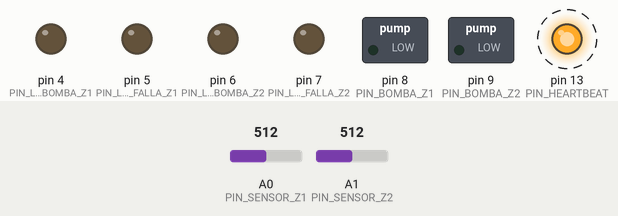
A sketch run on a simulated Arduino Uno, built with avr-gcc and run on an emulated ATmega328P. Parts: switched loads named in the sketch (green lamp = pin HIGH), output pins drawn as LEDs (lit = HIGH). Dashed ring = blinking. The test bench sets the inputs (shaded band); at power-on: A0 (PIN_SENSOR_Z1) = 512, A1 (PIN_SENSOR_Z2) = 512. What the sketch prints to the serial monitor is not drawn.

Above: at 1.2 s.
1.3 s: A0 (PIN_SENSOR_Z1) set to 1001
4.3 s: A0 (PIN_SENSOR_Z1) set to 1016
At 5.7 s:
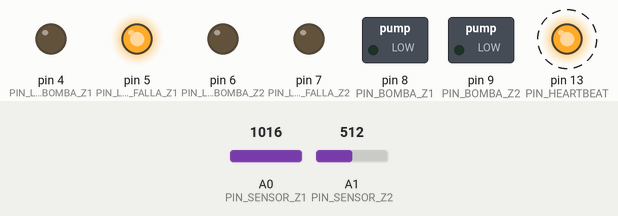
7.3 s: A1 (PIN_SENSOR_Z2) set to 1005
10.3 s: A1 (PIN_SENSOR_Z2) set to 1016
At 13.2 s:
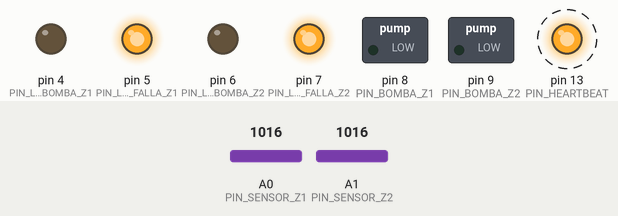
13.3 s: A0 (PIN_SENSOR_Z1) set to 85
At 15.4 s:
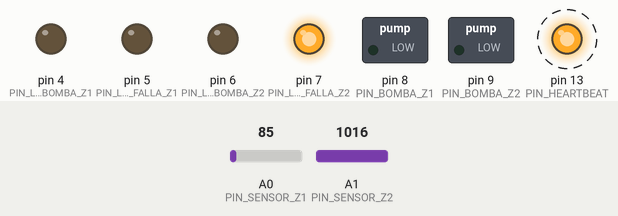
16.3 s: A0 (PIN_SENSOR_Z1) set to 1023
At 18.8 s:
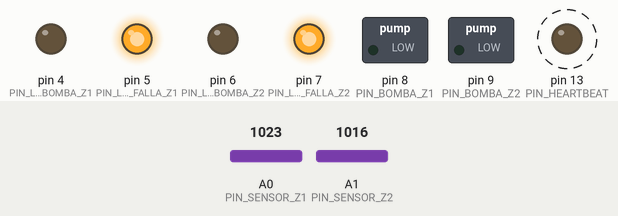
Timing chart, 0 to 20.3 s (numbered marks = the images above; inputs shaded):
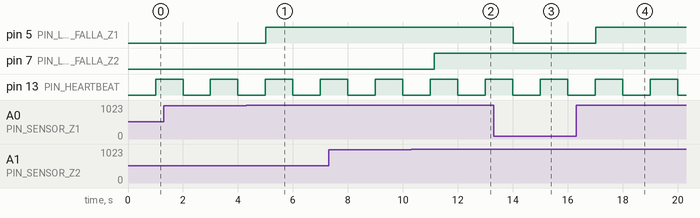

The sketch:

agroriego_dual_zone.ino
```cpp
/*
 * AgroRiego - Proyecto Arquitectura y Organizacion de Computadores
 * Control de riego para 2 zonas independientes con Arduino Uno
 */

// Pines de conexion
const int PIN_SENSOR_Z1 = A0;
const int PIN_SENSOR_Z2 = A1;

const int PIN_BOMBA_Z1 = 8;
const int PIN_BOMBA_Z2 = 9;

const int PIN_LED_BOMBA_Z1 = 4;
const int PIN_LED_FALLA_Z1 = 5;
const int PIN_LED_BOMBA_Z2 = 6;
const int PIN_LED_FALLA_Z2 = 7;
const int PIN_HEARTBEAT = 13;

// Constantes de seguridad y calibracion del sensor
const int SENSOR_DESCONECTADO = 1015; // si pasa de esto el sensor esta en circuito abierto
const unsigned long INTERVALO_LECTURA = 1000;  // cada 1 seg
const unsigned long TIEMPO_COOLDOWN = 2000;    // espera minima entre riegos (2s para pruebas)
const unsigned long TIEMPO_MAX_RIEGO = 90000;  // maximo 90s continuos de bomba

// Modos de trabajo
const int MODO_AUTO = 0;
const int MODO_AI = 1;      // por defecto controlado desde la IA
const int MODO_MONITOR = 2;

// Estructura para agrupar los datos de cada zona
struct Zona {
  char id[8];
  int pinSensor;
  int pinBomba;
  int pinLedBomba;
  int pinLedFalla;

  float umbralBajo;
  float umbralAlto;

  int valorRaw;
  float humedad;
  bool bombaPrendida;
  bool errorSensor;
  bool corteSeguridad;
  int modo;
  bool ordenBombaManual;

  unsigned long inicioRiego;
  unsigned long finRiego;
  unsigned long tiempoRiegoActual;
};

// Inicializamos las dos zonas (valores por defecto)
Zona zonas[2] = {
  {"zone_01", PIN_SENSOR_Z1, PIN_BOMBA_Z1, PIN_LED_BOMBA_Z1, PIN_LED_FALLA_Z1, 24.2, 27.7, 0, 0.0, false, false, false, MODO_AI, false, 0, 0, 0},
  {"zone_02", PIN_SENSOR_Z2, PIN_BOMBA_Z2, PIN_LED_BOMBA_Z2, PIN_LED_FALLA_Z2, 24.9, 27.4, 0, 0.0, false, false, false, MODO_AI, false, 0, 0, 0}
};

unsigned long tiempoUltimaLectura = 0;
unsigned long tiempoUltimoCaracter = 0;
String bufferSerial = "";

// Conversion del ADC a porcentaje aproximado de humedad
float calcularHumedad(int raw) {
  int valor = constrain(raw, 0, 850);
  float porcentaje = 5.0 + ((float)valor / 800.0) * 40.0;
  return constrain(porcentaje, 0.0, 100.0);
}

// Promedio de 5 lecturas para que no baile tanto el valor
int leerSensorPromedio(int pin) {
  long suma = 0;
  for (int i = 0; i < 5; i++) {
    suma += analogRead(pin);
    delay(2);
  }
  return suma / 5;
}

// Actualiza los pines fisicos (reles/transistores y leds)
void actualizarSalidas(int i) {
  // si hay algun error la bomba no puede estar encendida
  if (zonas[i].errorSensor || zonas[i].corteSeguridad) {
    zonas[i].bombaPrendida = false;
  }
  digitalWrite(zonas[i].pinBomba, zonas[i].bombaPrendida ? HIGH : LOW);
  digitalWrite(zonas[i].pinLedBomba, zonas[i].bombaPrendida ? HIGH : LOW);
  digitalWrite(zonas[i].pinLedFalla, (zonas[i].errorSensor || zonas[i].corteSeguridad) ? HIGH : LOW);
}

// Logica de control de cada zona
void revisarZona(int i, unsigned long ahora) {
  zonas[i].valorRaw = leerSensorPromedio(zonas[i].pinSensor);

  // 1. Ver si el sensor esta fallando o desconectado
  if (zonas[i].valorRaw > SENSOR_DESCONECTADO) {
    zonas[i].errorSensor = true;
    zonas[i].humedad = -1.0;
    zonas[i].ordenBombaManual = false;
    if (zonas[i].bombaPrendida) {
      zonas[i].bombaPrendida = false;
      zonas[i].finRiego = ahora;
      zonas[i].tiempoRiegoActual = 0;
    }
    actualizarSalidas(i);
    return;
  } else {
    zonas[i].errorSensor = false;
  }

  zonas[i].humedad = calcularHumedad(zonas[i].valorRaw);

  // Si la humedad ya subio al nivel optimo, quitamos la alerta de seguridad
  if (zonas[i].corteSeguridad && (zonas[i].humedad >= zonas[i].umbralAlto)) {
    zonas[i].corteSeguridad = false;
  }

  // 2. Proteccion por tiempo maximo de bomba encendida
  if (zonas[i].bombaPrendida) {
    zonas[i].tiempoRiegoActual = ahora - zonas[i].inicioRiego;
    if (zonas[i].tiempoRiegoActual >= TIEMPO_MAX_RIEGO) {
      zonas[i].bombaPrendida = false;
      zonas[i].corteSeguridad = true;
      zonas[i].ordenBombaManual = false;
      zonas[i].finRiego = ahora;
      zonas[i].tiempoRiegoActual = 0;
      actualizarSalidas(i);
      return;
    }
  } else {
    zonas[i].tiempoRiegoActual = 0;
  }

  // 3. Control segun el modo seleccionado
  bool descansoOk = (zonas[i].finRiego == 0) || ((ahora - zonas[i].finRiego) >= TIEMPO_COOLDOWN);

  if (zonas[i].modo == MODO_MONITOR) {
    zonas[i].ordenBombaManual = false;
    if (zonas[i].bombaPrendida) {
      zonas[i].bombaPrendida = false;
      zonas[i].finRiego = ahora;
    }
  }
  else if (zonas[i].modo == MODO_AI) {
    // Modo IA: la bomba solo se mueve si la IA manda el comando
    if (zonas[i].ordenBombaManual && !zonas[i].bombaPrendida && descansoOk && !zonas[i].corteSeguridad) {
      zonas[i].bombaPrendida = true;
      zonas[i].inicioRiego = ahora;
    } else if (!zonas[i].ordenBombaManual && zonas[i].bombaPrendida) {
      zonas[i].bombaPrendida = false;
      zonas[i].finRiego = ahora;
    }
  }
  else {
    // Modo AUTO: control local con umbrales por histeresis
    if (!zonas[i].bombaPrendida && descansoOk && !zonas[i].corteSeguridad && (zonas[i].humedad < zonas[i].umbralBajo)) {
      zonas[i].bombaPrendida = true;
      zonas[i].inicioRiego = ahora;
    } else if (zonas[i].bombaPrendida && (zonas[i].humedad >= zonas[i].umbralAlto)) {
      zonas[i].bombaPrendida = false;
      zonas[i].finRiego = ahora;
    }
  }

  actualizarSalidas(i);
}

// Imprime por serial el JSON que espera el backend de Python
void enviarTelemetria(int i, unsigned long ahora) {
  bool descansoActivo = (!zonas[i].bombaPrendida && zonas[i].finRiego > 0 && (ahora - zonas[i].finRiego) < TIEMPO_COOLDOWN);

  String nombreModo = "AI";
  if (zonas[i].modo == MODO_AUTO) nombreModo = "AUTO";
  else if (zonas[i].modo == MODO_MONITOR) nombreModo = "MONITOR";

  Serial.print("{\"timestamp_ms\":");
  Serial.print(ahora);
  Serial.print(",\"zone\":\"");
  Serial.print(zonas[i].id);
  Serial.print("\",\"raw\":");
  Serial.print(zonas[i].valorRaw);
  Serial.print(",\"moisture_pct\":");
  Serial.print(zonas[i].humedad, 2);
  Serial.print(",\"pump\":");
  Serial.print(zonas[i].bombaPrendida ? "true" : "false");
  Serial.print(",\"fault\":");
  Serial.print(zonas[i].errorSensor ? "true" : "false");
  Serial.print(",\"safety_cutoff\":");
  Serial.print(zonas[i].corteSeguridad ? "true" : "false");
  Serial.print(",\"cooldown_active\":");
  Serial.print(descansoActivo ? "true" : "false");
  Serial.print(",\"runtime_ms\":");
  Serial.print(zonas[i].tiempoRiegoActual);
  Serial.print(",\"mode\":\"");
  Serial.print(nombreModo);
  Serial.println("\"}");
}

// Interpreta los comandos enviados por la app / backend
void procesarComando(String cmd) {
  cmd.trim();
  if (cmd.length() < 4) return;

  int idx = -1;
  if (cmd.startsWith("Z1:")) idx = 0;
  else if (cmd.startsWith("Z2:")) idx = 1;
  else return;

  String accion = cmd.substring(3);

  if (accion == "PUMP=1") {
    zonas[idx].modo = MODO_AI;
    zonas[idx].ordenBombaManual = true;
  } else if (accion == "PUMP=0") {
    zonas[idx].modo = MODO_AI;
    zonas[idx].ordenBombaManual = false;
  } else if (accion == "MODE=AI") {
    zonas[idx].modo = MODO_AI;
  } else if (accion == "MODE=AUTO" || accion == "AUTO") {
    zonas[idx].modo = MODO_AUTO;
    zonas[idx].ordenBombaManual = false;
  } else if (accion == "MODE=MONITOR") {
    zonas[idx].modo = MODO_MONITOR;
    zonas[idx].ordenBombaManual = false;
  } else if (accion == "RESET_FAULT") {
    zonas[idx].corteSeguridad = false;
    zonas[idx].errorSensor = false;
  } else if (accion.startsWith("THRESH=")) {
    String valores = accion.substring(7);
    int coma = valores.indexOf(',');
    if (coma > 0) {
      float bajo = valores.substring(0, coma).toFloat();
      float alto = valores.substring(coma + 1).toFloat();
      if (bajo > 5.0 && alto > bajo && alto < 95.0) {
        zonas[idx].umbralBajo = bajo;
        zonas[idx].umbralAlto = alto;
      }
    }
  }

  unsigned long ahora = millis();
  revisarZona(idx, ahora);
  enviarTelemetria(idx, ahora);
}

void setup() {
  Serial.begin(9600);

  pinMode(PIN_BOMBA_Z1, OUTPUT);
  pinMode(PIN_BOMBA_Z2, OUTPUT);
  pinMode(PIN_LED_BOMBA_Z1, OUTPUT);
  pinMode(PIN_LED_FALLA_Z1, OUTPUT);
  pinMode(PIN_LED_BOMBA_Z2, OUTPUT);
  pinMode(PIN_LED_FALLA_Z2, OUTPUT);
  pinMode(PIN_HEARTBEAT, OUTPUT);

  // Iniciar bombas apagadas
  digitalWrite(PIN_BOMBA_Z1, LOW);
  digitalWrite(PIN_BOMBA_Z2, LOW);
}

void loop() {
  // Leer caracteres del puerto serial
  while (Serial.available() > 0) {
    char c = (char)Serial.read();
    if (c == '\n' || c == '\r' || c == ';') {
      if (bufferSerial.length() > 0) {
        procesarComando(bufferSerial);
        bufferSerial = "";
      }
    } else {
      bufferSerial += c;
      tiempoUltimoCaracter = millis();
    }
  }

  unsigned long ahora = millis();

  // Por si llego un comando sin enter/salto de linea
  if (bufferSerial.length() > 0 && (ahora - tiempoUltimoCaracter) >= 120) {
    procesarComando(bufferSerial);
    bufferSerial = "";
  }

  // Tarea periodica de medicion y envio de datos
  if (ahora - tiempoUltimaLectura >= INTERVALO_LECTURA) {
    tiempoUltimaLectura = ahora;

    // Parpadeo del led testigo (heartbeat)
    digitalWrite(PIN_HEARTBEAT, !digitalRead(PIN_HEARTBEAT));

    for (int i = 0; i < 2; i++) {
      revisarZona(i, ahora);
      enviarTelemetria(i, ahora);
    }
  }
}
```

Measured:
- the behaviour switches between 1015 and 1016 on A0 (PIN_SENSOR_Z1) (found by bisection; images 0 and 1)
- the behaviour switches between 1015 and 1016 on A1 (PIN_SENSOR_Z2) (found by bisection; images 1 and 2)
- after the input at 4.3 s, pin 5 (PIN_LED_FALLA_Z1): LOW → HIGH after 0.71 s
- after the input at 10.3 s, pin 7 (PIN_LED_FALLA_Z2): LOW → HIGH after 0.83 s
- after the input at 13.3 s, pin 5 (PIN_LED_FALLA_Z1): HIGH → LOW after 0.71 s
- after the input at 16.3 s, pin 5 (PIN_LED_FALLA_Z1): LOW → HIGH after 0.71 s
- by itself, pin 13 (PIN_HEARTBEAT): alternates HIGH for 1.0 s and LOW for 1.0 s
